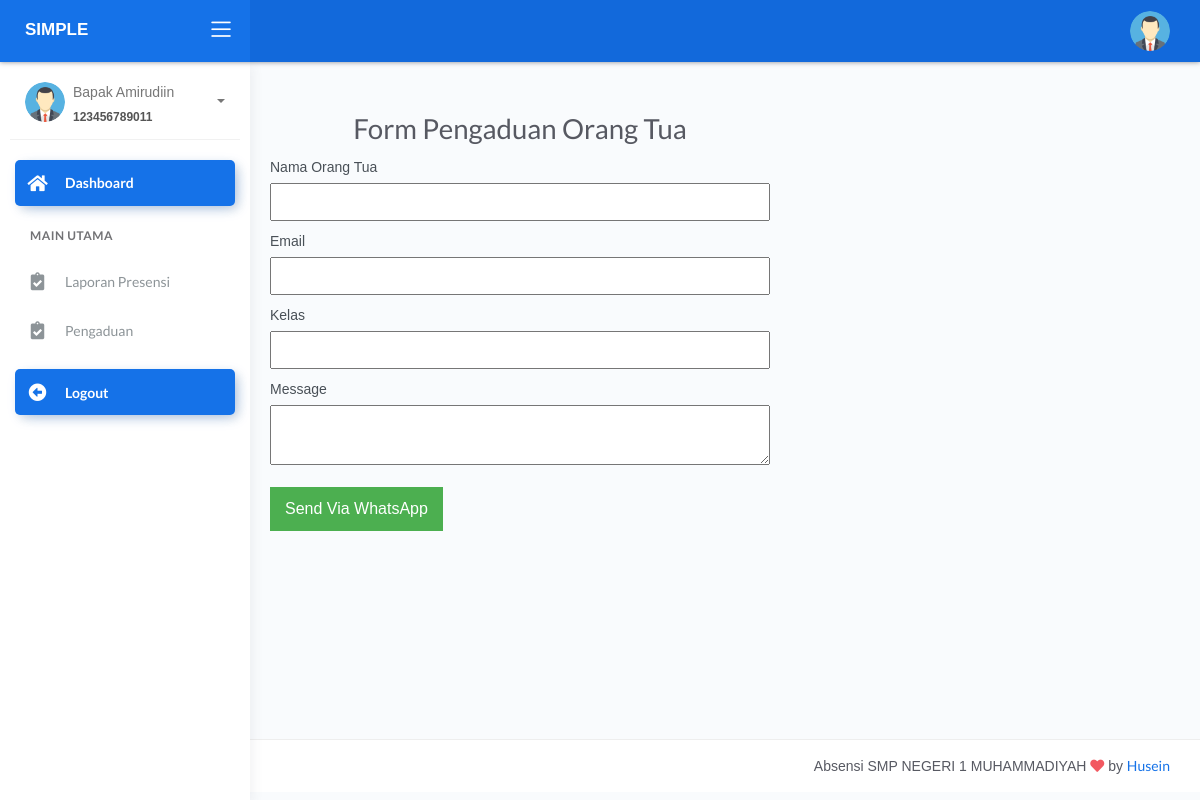
/kepsek/index.php (signed in), run on the app's committed database.
### tables this page shows
CREATE TABLE `tb_kepsek` (
  `id_kepsek` int(11) NOT NULL,
  `nip` varchar(15) NOT NULL,
  `nama_kepsek` varchar(120) NOT NULL,
  `email` varchar(65) NOT NULL,
  `password` varchar(100) NOT NULL,
  `foto` varchar(255) NOT NULL,
  `status` varchar(5) NOT NULL,
  `Pass` varchar(255) DEFAULT NULL
);

### kepsek/index.php (the view, shortened to what this page needs)
<?php
include '../config/db.php';
?>
<?php
$id_login = $_SESSION['kepsek'];
$sql = mysqli_query($con, "SELECT * FROM tb_kepsek WHERE id_kepsek = '$id_login'");
$data = mysqli_fetch_array($sql);
?>
<!DOCTYPE html>
<html lang="en">
<head>
    <link rel="stylesheet" href="../assets/css/bootstrap.min.css">
    <link rel="stylesheet" href="../assets/css/atlantis.min.css">
    <link rel="stylesheet" href="../assets/css/demo.css">
</head>
<body>
    <div class="wrapper">
        <div class="main-header">
            <div class="logo-header" data-background-color="blue">
                <a href="index.php" class="logo">
                    <b class="text-white">SIMPLE</b>
                </a>
                <div class="nav-toggle">
                    <button class="btn btn-toggle toggle-sidebar">
                        <i class="icon-menu"></i>
                    </button>
                </div>
            </div>
            <nav class="navbar navbar-header navbar-expand-lg" data-background-color="blue2">
                <div class="container-fluid">
                    <ul class="navbar-nav topbar-nav ml-md-auto align-items-center">
                        <li class="nav-item dropdown hidden-caret">
                            <a class="dropdown-toggle profile-pic" data-toggle="dropdown" href="#" aria-expanded="false">
                                <div class="avatar-sm">
                                    <img src="../assets/img/user/<?=$data['foto'] ?>" alt="..." class="avatar-img rounded-circle">
                                </div>
                            </a>
                        </li>
                    </ul>
                </div>
            </nav>
        </div>
        <div class="sidebar sidebar-style-2">
            <div class="sidebar-wrapper scrollbar scrollbar-inner">
                <div class="sidebar-content">
                    <div class="user">
                        <div class="avatar-sm float-left mr-2">
                            <img src="../assets/img/user/<?=$data['foto'] ?>" alt="..." class="avatar-img rounded-circle">
                        </div>
                        <div class="info">
                            <a data-toggle="collapse" href="#collapseExample" aria-expanded="true">
                                <span>
                                    <?=$data['nama_kepsek'] ?>
                                    <span class="user-level"><?=$data['nip'] ?></span>
                                    <span class="caret"></span>
                                </span>
                            </a>
                        </div>
                    </div>
                    <ul class="nav nav-primary">
                        <li class="nav-item active">
                            <a href="index.php" class="collapsed">
                                <i class="fas fa-home"></i>
                                <p>Dashboard</p>
                            </a>
                        </li>
                        <li class="nav-section">
                            <h4 class="text-section">Main Utama</h4>
                        </li>
                        <li class="nav-item">
                            <a href="?page=laporan_presensi">
                                <i class="fas fa-clipboard-check"></i>
                                <p>Laporan Presensi</p>
                            </a>
                        </li>
                        <li class="nav-item">
                            <a href="?page=pengaduan">
                                <i class="fas fa-clipboard-check"></i>
                                <p>Pengaduan</p>
                            </a>
                        </li>
                        <li class="nav-item active mt-3">
                            <a href="logout.php" class="collapsed">
                                <i class="fas fa-arrow-alt-circle-left"></i>
                                <p>Logout</p>
                            </a>
                        </li>
                    </ul>
                </div>
            </div>
        </div>
        <div class="main-panel">
            <div class="content">
                <div class="container mt-5">
                    <?php
                    if (isset($_GET['page'])) {
                        $page = $_GET['page'];
                        if ($page == "pengaduan") {
                            include "pengaduan.php";
                        } elseif ($page == "laporan_presensi") {
                            include "laporan_presensi.php";
                        } else {
                            include "pengaduan.php";
                        }
                    } else {
                        include "pengaduan.php";
                    }
                    ?>
                </div>
            </div>
            <footer class="footer">
                <div class="container">
                    <div class="copyright ml-auto">
                        Absensi SMP NEGERI 1 MUHAMMADIYAH <i class="fa fa-heart heart text-danger"></i> by <a href="#">Husein</a>
                    </div>
                </div>
            </footer>
        </div>
    </div>
</body>
</html>

### kepsek/pengaduan.php (style rules this page uses)
* { font-family: Arial, sans-serif; }

### data on the page
tb_kepsek: foto (picture), nama_kepsek "Bapak Amirudiin", nip "123456789011"
